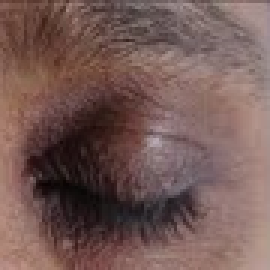
#> input picture data2/test/closed/_388.png, 90 x 90 px, given in place of the camera (shown 3 times larger)
$ python camera.py
#> lines starting #> are read from the running program, lines starting #| are printed output that depends on the picture; after the words box and inside, x2 and y2 are one past the last pixel; in counts of white or black regions, pixels touching at a corner belong together
import cv2
import joblib
from skimage.feature import hog

hog_params = {
    "orientations": 9,
    "pixels_per_cell": (8, 8),
    "cells_per_block": (2, 2),
    "block_norm": 'L2-Hys'
}

model = joblib.load('logistic_regression_model.pkl')
#> (reads logistic_regression_model.pkl from the repository)

eye_cascade = cv2.CascadeClassifier(cv2.data.haarcascades + 'haarcascade_eye.xml')

cap = cv2.VideoCapture(1)
print("Kamera başlatılıyor. 2 saniye bekleyin...")
cv2.waitKey(2000)

while True:
    ret, frame = cap.read()
#> frame is the input picture: shape (90, 90, 3); mean B, G, R 85.3, 89.6, 116.6
    if not ret:
        print("Kamera görüntüsü alınamadı!")
        break


    frame = cv2.flip(frame, 1)
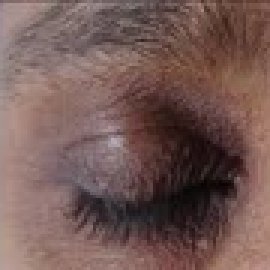
#> frame: shape (90, 90, 3) (shown 3 times larger); mean B, G, R 85.3, 89.6, 116.6

    gray = cv2.cvtColor(frame, cv2.COLOR_BGR2GRAY)
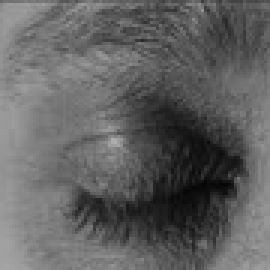
#> gray: shape (90, 90) (shown 3 times larger); min 5, max 175, mean 97.2

    eyes = eye_cascade.detectMultiScale(gray, scaleFactor=1.3, minNeighbors=5, minSize=(30, 30))
#> eyes = ()

    if len(eyes) == 0:
        cv2.putText(frame, "Closed", (30, 30), cv2.FONT_HERSHEY_SIMPLEX, 1, (0, 0, 255), 2)
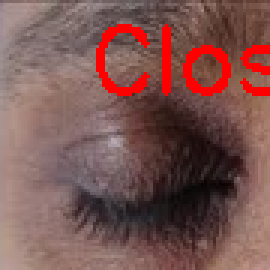
#> frame: shape (90, 90, 3) (shown 3 times larger); 5.33% of pixels changed, all inside (x1, y1, x2, y2) = (32, 8, 90, 32)
    else:
        for (x, y, w, h) in eyes:
            eye_region = gray[y:y + h, x:x + w]
            eye_resized = cv2.resize(eye_region, (32, 32))
            features = hog(eye_resized, **hog_params).reshape(1, -1)

            prediction = model.predict(features)
            label = "Open" if prediction == 1 else "Closed"

            cv2.putText(frame, label, (x, y - 10), cv2.FONT_HERSHEY_SIMPLEX, 1, (0, 255, 0), 2)


            cv2.rectangle(frame, (x, y), (x + w, y + h), (255, 0, 0), 2)


    cv2.imshow("Eye State", frame)

    if cv2.waitKey(1) & 0xFF == ord('q'):
#> (key q is pressed here)
        break

cap.release()
cv2.destroyAllWindows()
